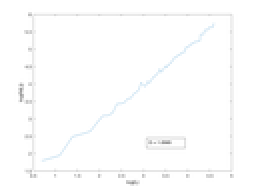
%> input picture cellCountCircleTest.png, 128 x 96 px, shrunk from 1120 x 840 before the run (shown 2 times larger)
$ octave --eval "cellCount('cellCountCircleTest.png');"   (GNU Octave 9; MATLAB toolbox functions it lacks are replaced by stand-ins)
%> lines starting %> are read from the running program, lines starting %| are printed output that depends on the picture
%% Question 4: Computing the Fractal dimension - Part 2

function cellCount(filepath)
%> called with filepath = 'cellCountCircleTest.png'
% This is an implementation of the reticular cell counting method to
% compute the fractal dimension.

image=imread(filepath);
%> image is the input picture: size 96x128x3 uint8; mean R, G, B 252.9, 253.1, 253.2
image=rgb2gray(image);
%> image: size 96x128 uint8
image = imcomplement(image);
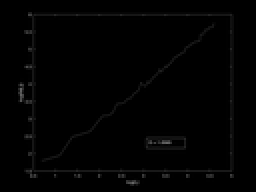
%> image: size 96x128 uint8 (shown 2 times larger); min 0, max 103, mean 1.9

[row, col] = size(image);
%> row = 96; col = 128

maxL = 100;

NL = zeros(1, maxL - 1);

for L = 2:(maxL)

    mr = ceil(row./L); % median of rows
    mc = ceil(col./L); % median of columns

    rc = @(block_struct) max(block_struct.data(:));

    m = blockproc(image,[mr,mr],rc);

    %m = colfilt(image, [L L],'distinct', rc);

    NL(L-1) = nnz(m);

end
%> this loop made 99 passes
%> m on passes 1 to 2: [99 38 37; 82 103 62], [65 38 37 37; 99 24 31 37; 64 63 103 62]
%> after the loop, NL = 99 values from 6 to 1747

plot(log(2:maxL), log(NL))
coef = polyfit(log(2:maxL), log(NL), 1);
%> coef = [1.23 1.41]
coef(1)
%> ans = 1.23
%> `cellCount('cellCountCircleTest.png');`:
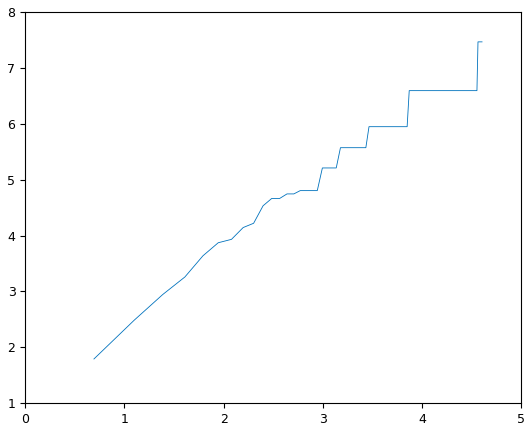
%> figure redrawn from the program's plot data; curve peaks at x = 4.56, y = 7.47

end
